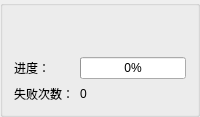
      <widget class="QGroupBox" name="groupBox_7">
       <property name="title">
        <string/>
       </property>
       <layout class="QGridLayout" name="gridLayout_8">
        <item row="1" column="1">
         <widget class="QProgressBar" name="progressBar">
          <property name="value">
           <number>0</number>
          </property>
         </widget>
        </item>
        <item row="1" column="0">
         <widget class="QLabel" name="label">
          <property name="text">
           <string>进度：</string>
          </property>
         </widget>
        </item>
        <item row="2" column="0">
         <widget class="QLabel" name="label_13">
          <property name="sizePolicy">
           <sizepolicy hsizetype="Fixed" vsizetype="Preferred">
            <horstretch>0</horstretch>
            <verstretch>0</verstretch>
           </sizepolicy>
          </property>
          <property name="text">
           <string>失败次数：</string>
          </property>
         </widget>
        </item>
        <item row="2" column="1">
         <widget class="QLabel" name="testcount">
          <property name="text">
           <string>0</string>
          </property>
         </widget>
        </item>
        <item row="0" column="0">
         <spacer name="verticalSpacer">
          <property name="orientation">
           <enum>Qt::Vertical</enum>
          </property>
          <property name="sizeHint" stdset="0">
           <size>
            <width>20</width>
            <height>40</height>
           </size>
          </property>
         </spacer>
        </item>
       </layout>
      </widget>
